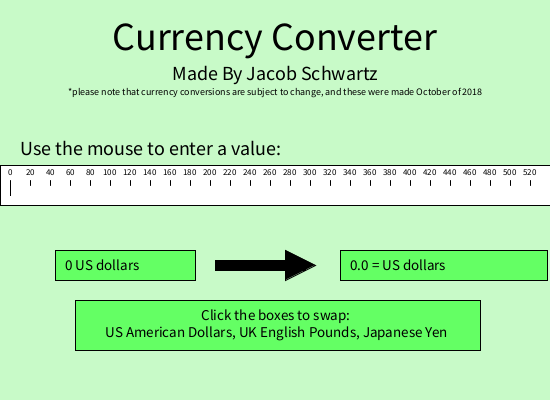
Frame 1 (no input)
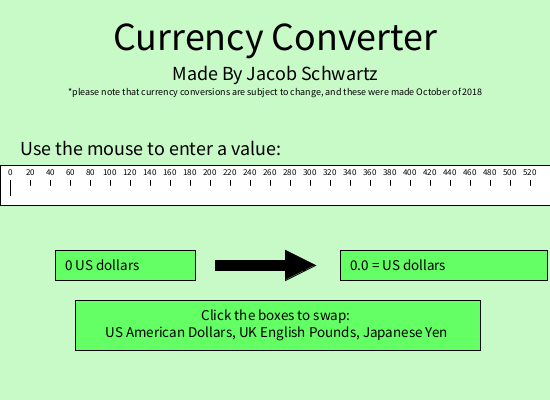
Frame 60 (the mouse pressed at the canvas centre just before this capture)
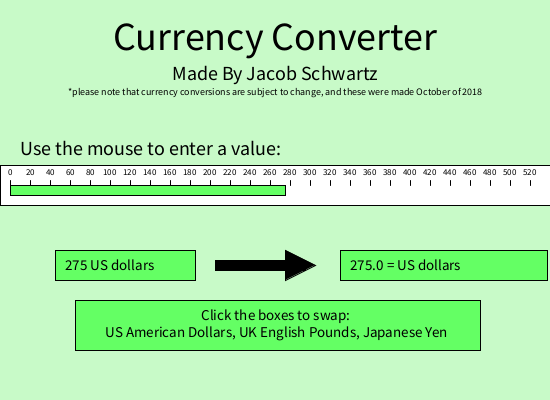
Frame 120 (the mouse held since frame 60 and released just before this capture)

The Processing sketch that drew these frames (run headless with seeded random() and noise(); from frame 60 on, the mouse is pressed at the canvas centre):

// Processing sketch: currencyConverterFix
// ── currencyConverterFix.pde
//Jacob Schwartz 10/4/18
//Currency Converter try #2

// 0=US, 1=UK, 2=Japan
int x=0;
int y=0;

void setup() {
  size(550, 400);
}

void draw() {
  background(200, 250, 200);
  textAndShapes();
  numbers();
  drawUS();
  drawUK();
  drawJapan();
}

void textAndShapes() {
  textSize(40);
  textAlign(CENTER);
  fill(0);
  text("Currency Converter", width/2, 50);
  textSize(20);
  text("Made By Jacob Schwartz", width/2, 80);
  textSize(10);
  text("*please note that currency conversions are subject to change, and these were made October of 2018", width/2, 95);
  textAlign(LEFT);
  textSize(20);
  text("Use the mouse to enter a value:", 20, 155);
  fill(255);
  rect(0, 165, width, 40);
  fill(0);
  textSize(15);
  textAlign(CENTER);
  fill(100, 255, 100);
  rect(width/2-220, 250, 140, 30);
  rect(width/2+65, 250, 207, 30);
  rect(width/2-200, 300, 405, 50);
  fill(0);
  text("Click the boxes to swap:\n US American Dollars, UK English Pounds, Japanese Yen", width/2, 320);
  rect(width/2-60, 260, 90, 10);
  triangle(width/2+10, 250, width/2+10, 280, width/2+40, 265);
}

void numbers() {
  for (int i=10; i<width; i+=20) {
    line(i, 180, i, 185);
    fill(0);
    textSize(9);
    textAlign(CENTER);
    text(i-10, i, 175);
  }
}

void drawUS() {
  if (x == 0) {
    textAlign(LEFT);
    textSize(15);
    text(mouseX + " US dollars", width/2-210, 270);
    if (y == 1) {
      text(ustouk(mouseX) + " = UK pounds", width/2+75, 270);
    } else if (y == 2) {
      text(ustojap(mouseX) + " = Japanese yen", width/2+75, 270);
    } else if (y == 0) {
      text(ustous(mouseX) + " = US dollars", width/2+75, 270);
    }
    fill(100, 255, 100);
    rect(10, 185, mouseX, 10);
  }
}

void drawUK() {
  if (x == 1) {
    textAlign(LEFT);
    textSize(15);
    text(mouseX + " UK pounds", width/2-210, 270);
    if (y == 1) {
      text(uktouk(mouseX) + " = UK pounds", width/2+75, 270);
    } else if (y == 2) {
      text(uktojap(mouseX) + " = Japanese yen", width/2+75, 270);
    } else if (y == 0) {
      text(uktous(mouseX) + " = US dollars", width/2+75, 270);
    }
    fill(100, 255, 100);
    rect(10, 185, mouseX, 10);
  }
}

void drawJapan() {
  if (x == 2) {
    textAlign(LEFT);
    textSize(15);
    text(mouseX + " Japanese yen", width/2-210, 270);
    if (y == 1) {
      text(japtouk(mouseX) + " = UK pounds", width/2+75, 270);
    } else if (y == 2) {
      text(japtojap(mouseX) + " = Japanese yen", width/2+75, 270);
    } else if (y == 0) {
      text(japtous(mouseX) + " = US dollars", width/2+75, 270);
    }
    fill(100, 255, 100);
    rect(10, 185, mouseX, 10);
  }
}

float ustouk(float us) {
  us = us*0.76;
  return us;
}

float uktous(float uk) {
  uk = uk*1.3;
  return uk;
}

float ustojap(float us) {
  us = us*113.84;
  return us;
}

float japtous(float jap) {
  jap = jap*0.0088;
  return jap;
}

float uktojap(float uk) {
  uk = uk*149.27;
  return uk;
}

float japtouk(float jap) {
  jap = jap*0.0067;
  return jap;
}

float ustous(float us) {
  us = us*1;
  return us;
}

float uktouk(float uk) {
  uk = uk*1;
  return uk;
}

float japtojap(float jap) {
  jap = jap*1;
  return jap;
}

void mouseClicked() {
  if (mouseX>75 && mouseX<215 && mouseY>250 && mouseY<280) {
    if (x ==0 || x == 1) {
      x += 1;
    } 
   else if (x == 2) {
      x = 0;
    }
  } else if (mouseX>340 && mouseX<547 && mouseY>250 && mouseY<280) {
    if (y ==0 || y == 1) {
      y += 1;
    } 
    else if (y == 2) {
      y = 0;
    }
  }
}
